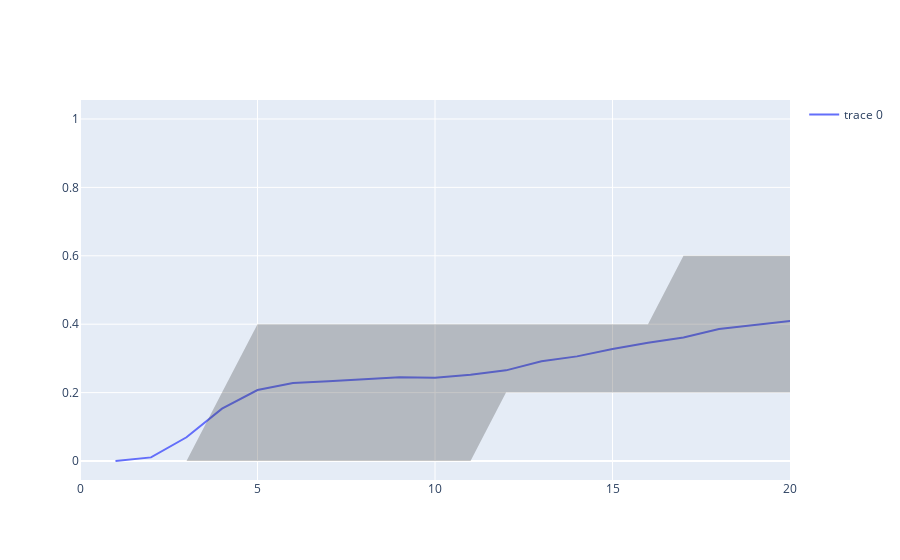

Notebook code for this chart:
### Code cell
fig = go.Figure([
    go.Scatter(
        x=df_['answer_duration_sec'],
        y=df_['mean'],
        mode='lines',
    ),
    go.Scatter(
        x=df_['answer_duration_sec'],
        y=df_['75%'],
        mode='lines',
        marker=dict(color="#444"),
        line=dict(width=0),
        showlegend=False,
    ),
    go.Scatter(
        x=df_['answer_duration_sec'],
        y=df_['25%'],
        marker=dict(color="#444"),
        line=dict(width=0),
        mode='lines',
        fillcolor='rgba(68, 68, 68, 0.3)',
        fill='tonexty',
        showlegend=False,
    )
]).update_xaxes(range=[0, 20])
fig.show()

### Figure 1 — Plotly figure (JSON) as saved in the notebook; plotly's stock layout.template omitted (floating-point values rounded to 4 significant figures; data arrays with more than 128 entries replaced by an {"elided": "..."} marker saying what was removed)
{"data": [{"mode": "lines", "type": "scatter", "x": {"elided": "2209 int values"}, "y": {"elided": "2209 float values"}}, {"line": {"width": 0}, "marker": {"color": "#444"}, "mode": "lines", "showlegend": false, "type": "scatter", "x": {"elided": "2209 int values"}, "y": {"elided": "2209 float values"}}, {"fill": "tonexty", "fillcolor": "rgba(68, 68, 68, 0.3)", "line": {"width": 0}, "marker": {"color": "#444"}, "mode": "lines", "showlegend": false, "type": "scatter", "x": {"elided": "2209 int values"}, "y": {"elided": "2209 float values"}}], "layout": {"xaxis": {"range": [0, 20]}}}
